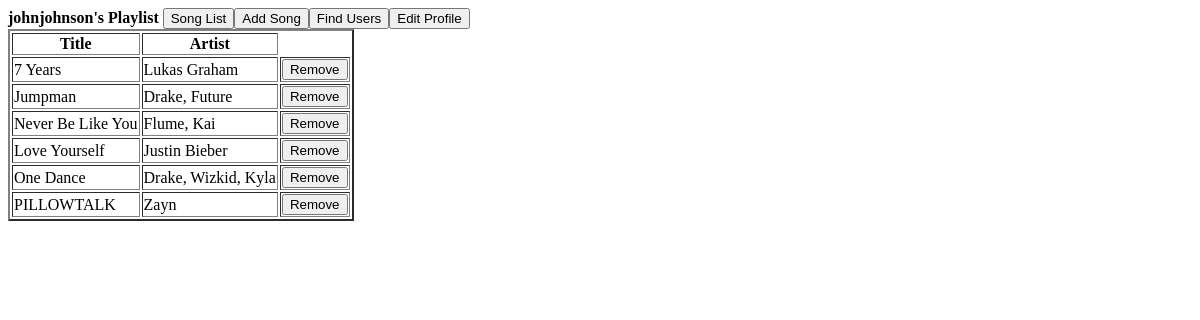
Before: /old/oldhome.php (signed in) with the older database file.
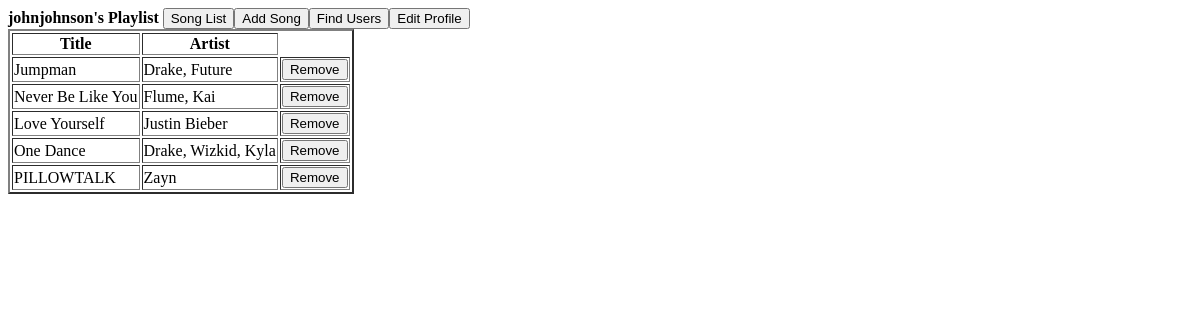
After: the same page with the newer database file.
### tables this page shows
CREATE TABLE `playlists` (
  `userId` int(11) NOT NULL,
  `songId` int(11) NOT NULL
);

CREATE TABLE `songs` (
  `id` int(25) NOT NULL,
  `title` varchar(25) NOT NULL,
  `artist` varchar(25) NOT NULL,
  `album` varchar(25) NOT NULL,
  `videoID` varchar(20) NOT NULL
);

### old/oldhome.php (the view, shortened to what this page needs)
<!DOCTYPE html>
<?php
include 'connection.php';
$username = $_SESSION['username'];
$id = $_SESSION['id'];
?>
<html>
    <head>
    </head>
    <body>
        <?php
        echo "<b>", $username, "'s Playlist </b>";
    $query = "SELECT * FROM playlists WHERE userId = '$id' ";
    $myQuery = mysqli_query($conn, $query);
    ?>
    <table id="table" border="2">
      <tr>
      <th>Title</th>
      <th>Artist</th>
    </tr>
    <?php
    while($row = mysqli_fetch_array($myQuery)){
    ?>
    <form action="removeSong.php" method="post">
        <?php
        $songID = $row["songId"];
        $songQuery = "SELECT * FROM songs WHERE id = '$songID' ";
        $mySongQuery = mysqli_query($conn, $songQuery);
        $querySongRow = mysqli_fetch_array($mySongQuery);
        ?>
    <tr><td><?php echo $querySongRow["title"] ?>
        </td><td> <?php echo $querySongRow["artist"] ?>
        <td><label>
    <input type= "submit" name = "submit" value="Remove" />
    </label>
    </td></tr>
    </form>
        <?php
    }?>
        <form action="songlist.php" method="post">
            <input type="submit" value="Song List">
        <input type="submit" value="Add Song">
        </form>
    <form action="users.php" method="post">
            <input type="submit" value="Find Users">
        </form>
    <form action="editUser.php" method="post">
            <input type="submit" name = "submit" value="Edit Profile">
        </form>
    </body>
</html>

Changed rows visible on the page:
removed playlists: songId.title "7 Years", songId.artist "Lukas Graham"
